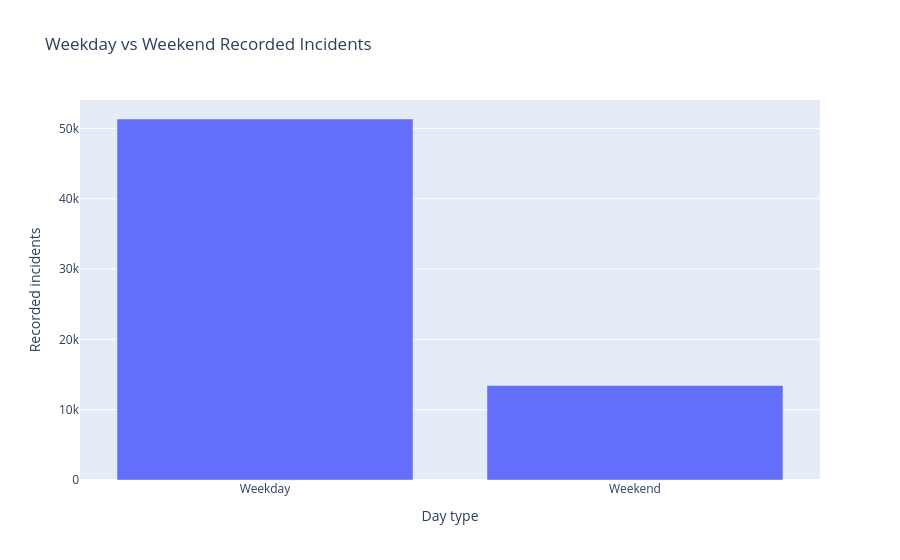

This figure's notebook cell:
### Code cell
# Plot weekday vs weekend totals.
fig = px.bar(
    weekend_counts,
    x="day_type",
    y="incident_count",
    title="Weekday vs Weekend Recorded Incidents",
    labels={
        "day_type": "Day type",
        "incident_count": "Recorded incidents",
    },
)

fig.show()

### Figure 1 — Plotly figure (JSON) as saved in the notebook; plotly's stock layout.template omitted (floating-point values rounded to 4 significant figures)
{"data": [{"hovertemplate": "Day type=%{x}<br>Recorded incidents=%{y}<extra></extra>", "legendgroup": "", "marker": {"color": "#636efa", "pattern": {"shape": ""}}, "name": "", "orientation": "v", "showlegend": false, "textposition": "auto", "type": "bar", "x": ["Weekday", "Weekend"], "xaxis": "x", "y": [51341, 13457], "yaxis": "y"}], "layout": {"barmode": "relative", "legend": {"tracegroupgap": 0}, "title": {"text": "Weekday vs Weekend Recorded Incidents"}, "xaxis": {"anchor": "y", "domain": [0, 1], "title": {"text": "Day type"}}, "yaxis": {"anchor": "x", "domain": [0, 1], "title": {"text": "Recorded incidents"}}}}
